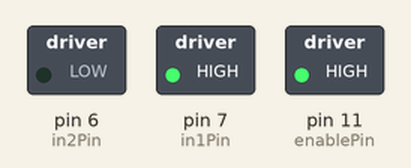
The sketch below on a simulated Arduino Uno, built with avr-gcc and run on an emulated ATmega328P. On the bench: switched loads named in the sketch (green lamp = pin HIGH).

Above: at 0.1 s.
Timing chart, 0 to 1.6 s (numbered marks = the images above):
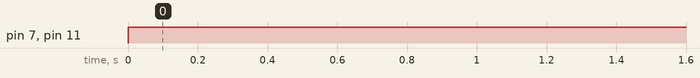

The sketch:

dc.ino
```cpp
int enablePin = 11;
int in1Pin = 7;
int in2Pin = 6;

int speed = 255;

void setup() {
  // put your setup code here, to run once:
  pinMode(enablePin, OUTPUT);
  pinMode(in1Pin, OUTPUT);
  pinMode(in2Pin, OUTPUT);
}

void loop() {
  // put your main code here, to run repeatedly:
  setMotor(speed, 1);
}

void setMotor(int speed, int direction) {
  analogWrite(enablePin, speed);
  digitalWrite(in1Pin, direction);
  digitalWrite(in2Pin, !direction);
}
```

Measured:
- by itself, pin 7 (in1Pin), pin 11 (enablePin): LOW → HIGH at 0.00 s
